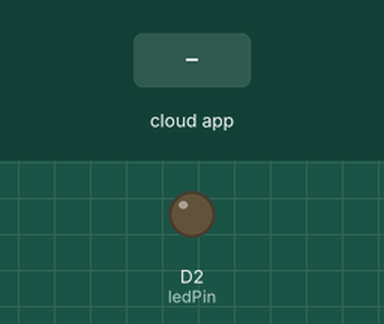
Recording of a sketch running on a simulated ESP8266 (NodeMCU). Parts: output pins drawn as LEDs (lit = HIGH). The test bench sets the inputs (shaded band). WiFi joins after 1.5 s; servers stay silent unless stated; the Firebase database answers and starts empty; what the sketch prints to the serial monitor is not drawn.

Above: at 2.8 s.
2.9 s: the phone or cloud app sets LED_STATUS to ON
At 4.5 s:
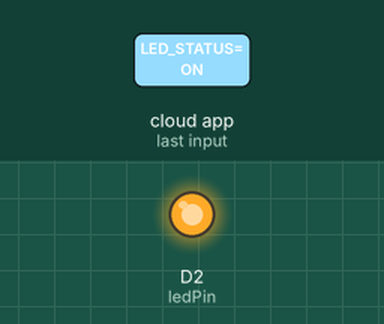
5.4 s: the phone or cloud app sets LED_STATUS to OFF
At 6.8 s:
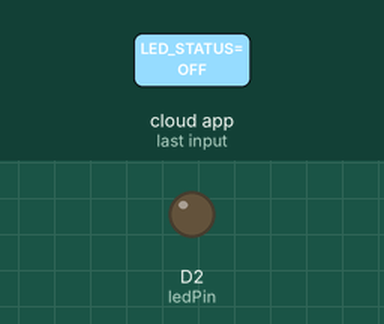
Timing chart, 0 to 8.4 s (numbered marks = the images above; inputs shaded):
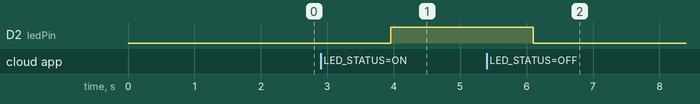

Measured:
- after the input at 2.9 s, D2 (ledPin): LOW → HIGH after 1.1 s
- after the input at 5.4 s, D2 (ledPin): HIGH → LOW after 0.70 s

The sketch:

Firebase_LED.ino
```cpp
#include <ESP8266WiFi.h>
#include <FirebaseESP8266.h>

#define FIREBASE_HOST "https://ch-iot-2ba08-default-rtdb.firebaseio.com/"
#define FIREBASE_AUTH "AIzaSyCFO5RT47tAsyJj65o7e0ptYLBlwJAVWyQ"

#define WIFI_SSID "DIT_FREE_WiFi"
#define WIFI_PASSWORD ""

int ledPin = D2;
String read_data = "";

FirebaseData fbdo;
FirebaseAuth auth;
FirebaseConfig config;
void setup() {
  Serial.begin(115200);
  pinMode(ledPin, OUTPUT);

  WiFi.begin(WIFI_SSID, WIFI_PASSWORD);

  Serial.print("connecting to");
  while(WiFi.status() != WL_CONNECTED){
    Serial.print(".");
    delay(500);
  }
  Serial.println();
  Serial.print("connected: ");
  Serial.println(WiFi.localIP());

  config.host = FIREBASE_HOST;
  config.signer.tokens.legacy_token = FIREBASE_AUTH;
  Firebase.begin(&config, &auth);

  Firebase.reconnectWiFi(true);
  Firebase.setString(fbdo, "LED_STATUS", "OFF");
}

void loop() {
  bool res = Firebase.getString(fbdo, "LED_STATUS");
  read_data = fbdo.stringData();

  Serial.print("result : "); Serial.println(res);
  Serial.print("read_data : "); Serial.println(read_data);

  if(res){
    if(read_data == "ON"){
      Serial.println("Led Turned ON");
      digitalWrite(ledPin, HIGH);
    }else if(read_data == "OFF"){
      Serial.println("Led Turned OFF");
      digitalWrite(ledPin, LOW);
    }else {
      Serial.println(fbdo.errorReason());
    }
  }
  delay(2000);
}
```
